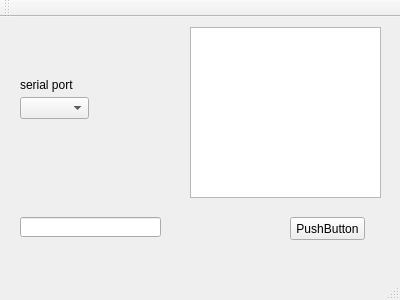
<?xml version="1.0" encoding="UTF-8"?>
<ui version="4.0">
 <class>MainWindow</class>
 <widget class="QMainWindow" name="MainWindow">
  <property name="geometry">
   <rect>
    <x>0</x>
    <y>0</y>
    <width>400</width>
    <height>300</height>
   </rect>
  </property>
  <property name="windowTitle">
   <string>MainWindow</string>
  </property>
  <widget class="QWidget" name="centralWidget">
   <widget class="QComboBox" name="comboBox">
    <property name="geometry">
     <rect>
      <x>20</x>
      <y>80</y>
      <width>69</width>
      <height>22</height>
     </rect>
    </property>
   </widget>
   <widget class="QLabel" name="label">
    <property name="geometry">
     <rect>
      <x>20</x>
      <y>60</y>
      <width>71</width>
      <height>16</height>
     </rect>
    </property>
    <property name="text">
     <string>serial port</string>
    </property>
   </widget>
   <widget class="QTextEdit" name="textEdit">
    <property name="geometry">
     <rect>
      <x>190</x>
      <y>10</y>
      <width>191</width>
      <height>171</height>
     </rect>
    </property>
   </widget>
   <widget class="QLineEdit" name="lineEdit">
    <property name="geometry">
     <rect>
      <x>20</x>
      <y>200</y>
      <width>141</width>
      <height>20</height>
     </rect>
    </property>
   </widget>
   <widget class="QPushButton" name="pushButton_2">
    <property name="geometry">
     <rect>
      <x>290</x>
      <y>200</y>
      <width>75</width>
      <height>23</height>
     </rect>
    </property>
    <property name="text">
     <string>PushButton</string>
    </property>
   </widget>
  </widget>
  <widget class="QMenuBar" name="menuBar">
   <property name="geometry">
    <rect>
     <x>0</x>
     <y>0</y>
     <width>400</width>
     <height>23</height>
    </rect>
   </property>
  </widget>
  <widget class="QToolBar" name="mainToolBar">
   <attribute name="toolBarArea">
    <enum>TopToolBarArea</enum>
   </attribute>
   <attribute name="toolBarBreak">
    <bool>false</bool>
   </attribute>
  </widget>
  <widget class="QStatusBar" name="statusBar"/>
 </widget>
 <layoutdefault spacing="6" margin="11"/>
 <resources/>
 <connections/>
</ui>
